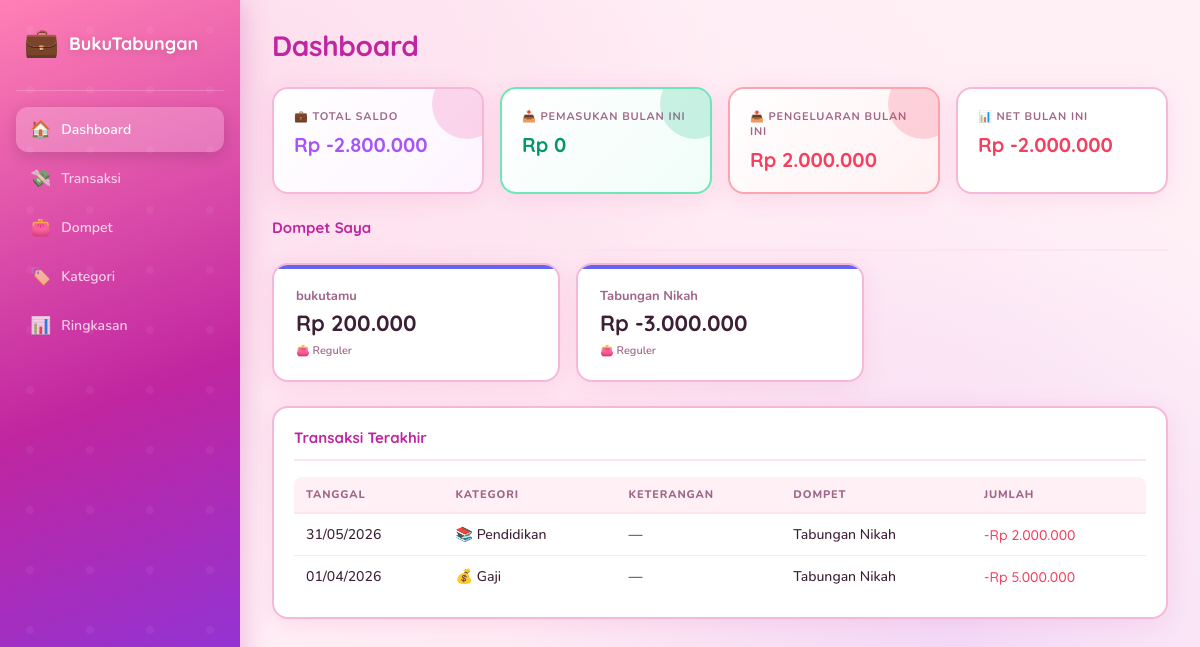
The page / on the database its author committed.
### tables this page shows
CREATE TABLE wallets (
                id INTEGER PRIMARY KEY AUTOINCREMENT,
                name TEXT NOT NULL,
                type TEXT NOT NULL DEFAULT 'regular',
                balance REAL NOT NULL DEFAULT 0,
                color TEXT NOT NULL DEFAULT '#6366f1',
                created_at DATETIME DEFAULT CURRENT_TIMESTAMP
            );

CREATE TABLE transactions (
                id INTEGER PRIMARY KEY AUTOINCREMENT,
                wallet_id INTEGER NOT NULL,
                category_id INTEGER NOT NULL,
                amount REAL NOT NULL,
                type TEXT NOT NULL,
                description TEXT,
                transaction_date DATE NOT NULL,
                created_at DATETIME DEFAULT CURRENT_TIMESTAMP,
                FOREIGN KEY (wallet_id) REFERENCES wallets(id),
                FOREIGN KEY (category_id) REFERENCES categories(id)
            );

CREATE TABLE categories (
                id INTEGER PRIMARY KEY AUTOINCREMENT,
                name TEXT NOT NULL,
                icon TEXT NOT NULL DEFAULT '📦',
                type TEXT NOT NULL DEFAULT 'expense',
                created_at DATETIME DEFAULT CURRENT_TIMESTAMP
            );

### index.php (the view, shortened to what this page needs)
<?php
$db = Database::getInstance()->getConnection();
$pageTitle = 'Dashboard';
$totalBalance = $db->query("SELECT COALESCE(SUM(balance), 0) FROM wallets")->fetchColumn();
$month = date('Y-m');
$monthIncome = $db->query("SELECT COALESCE(SUM(amount),0) FROM transactions WHERE type='income' AND strftime('%Y-%m', transaction_date)='$month'")->fetchColumn();
$monthExpense = $db->query("SELECT COALESCE(SUM(amount),0) FROM transactions WHERE type='expense' AND strftime('%Y-%m', transaction_date)='$month'")->fetchColumn();
$recentTx = $db->query("
    SELECT t.*, c.name as cat_name, c.icon as cat_icon, w.name as wallet_name
    FROM transactions t
    JOIN categories c ON c.id = t.category_id
    JOIN wallets w ON w.id = t.wallet_id
    ORDER BY t.transaction_date DESC, t.created_at DESC
    LIMIT 10
")->fetchAll();
$wallets = $db->query("SELECT * FROM wallets ORDER BY balance DESC")->fetchAll();
include 'includes/header.php';
?>
<div class="stats-grid">
    <div class="stat-card accent">
        <div class="stat-label">💼 Total Saldo</div>
        <div class="stat-value">Rp <?= number_format($totalBalance, 0, ',', '.') ?></div>
    </div>
    <div class="stat-card green">
        <div class="stat-label">📥 Pemasukan Bulan Ini</div>
        <div class="stat-value">Rp <?= number_format($monthIncome, 0, ',', '.') ?></div>
    </div>
    <div class="stat-card red">
        <div class="stat-label">📤 Pengeluaran Bulan Ini</div>
        <div class="stat-value">Rp <?= number_format($monthExpense, 0, ',', '.') ?></div>
    </div>
    <div class="stat-card">
        <div class="stat-label">📊 Net Bulan Ini</div>
        <div class="stat-value" style="color: <?= ($monthIncome - $monthExpense) >= 0 ? 'var(--green)' : 'var(--red)' ?>">
            Rp <?= number_format($monthIncome - $monthExpense, 0, ',', '.') ?>
        </div>
    </div>
</div>
<h2 class="section-title" style="margin-bottom:12px;">Dompet Saya</h2>
<div class="wallets-grid" style="margin-bottom: 24px;">
    <?php foreach ($wallets as $w): ?>
    <div class="wallet-card" style="--w-color: <?= htmlspecialchars($w['color']) ?>; background: var(--bg2);">
        <div class="w-name"><?= htmlspecialchars($w['name']) ?></div>
        <div class="w-balance">Rp <?= number_format($w['balance'], 0, ',', '.') ?></div>
        <div class="w-type"><?= $w['type'] === 'savings' ? '🏦 Tabungan' : '👛 Reguler' ?></div>
    </div>
    <?php endforeach; ?>
</div>
<div class="content-section">
    <div class="section-title">Transaksi Terakhir</div>
    <?php if (empty($recentTx)): ?>
        <div class="empty-state">
            <div class="empty-icon">📭</div>
            <p>Belum ada transaksi. <a href="/transactions.php" style="color:var(--accent2)">Tambah transaksi</a></p>
        </div>
    <?php else: ?>
    <table class="data-table">
        <thead>
            <tr>
                <th>Tanggal</th>
                <th>Kategori</th>
                <th>Keterangan</th>
                <th>Dompet</th>
                <th>Jumlah</th>
            </tr>
        </thead>
        <tbody>
            <?php foreach ($recentTx as $tx): ?>
            <tr>
                <td><?= date('d/m/Y', strtotime($tx['transaction_date'])) ?></td>
                <td><?= $tx['cat_icon'] ?> <?= htmlspecialchars($tx['cat_name']) ?></td>
                <td><?= htmlspecialchars($tx['description'] ?: '—') ?></td>
                <td><?= htmlspecialchars($tx['wallet_name']) ?></td>
                <td class="amount-<?= $tx['type'] ?>">
                    <?= $tx['type'] === 'income' ? '+' : '-' ?>Rp <?= number_format($tx['amount'], 0, ',', '.') ?>
                </td>
            </tr>
            <?php endforeach; ?>
        </tbody>
    </table>
    <?php endif; ?>
</div>
<?php include 'includes/footer.php'; ?>

### includes/header.php (shortened to what this page needs)
<!DOCTYPE html>
<html lang="id">
<head>
    <link rel="stylesheet" href="/bukutabungan/assets/css/style.css">
</head>
<body>
<div class="app-wrapper">
    <nav class="sidebar">
        <div class="sidebar-brand">
            <span class="brand-icon">💼</span>
            <span class="brand-name">BukuTabungan</span>
        </div>
        <ul class="nav-links">
            <li><a href="/bukutabungan/index.php" class="<?= basename($_SERVER['PHP_SELF']) === 'index.php' ? 'active' : '' ?>"><span class="nav-icon">🏠</span> Dashboard</a></li>
            <li><a href="/bukutabungan/transactions.php" class="<?= basename($_SERVER['PHP_SELF']) === 'transactions.php' ? 'active' : '' ?>"><span class="nav-icon">💸</span> Transaksi</a></li>
            <li><a href="/bukutabungan/wallets.php" class="<?= basename($_SERVER['PHP_SELF']) === 'wallets.php' ? 'active' : '' ?>"><span class="nav-icon">👛</span> Dompet</a></li>
            <li><a href="/bukutabungan/categories.php" class="<?= basename($_SERVER['PHP_SELF']) === 'categories.php' ? 'active' : '' ?>"><span class="nav-icon">🏷️</span> Kategori</a></li>
            <li><a href="/bukutabungan/summary.php" class="<?= basename($_SERVER['PHP_SELF']) === 'summary.php' ? 'active' : '' ?>"><span class="nav-icon">📊</span> Ringkasan</a></li>
        </ul>
    </nav>
    <main class="main-content">
        <div class="page-header">
            <h1 class="page-title"><?= htmlspecialchars($pageTitle ?? 'Dashboard') ?></h1>
        </div>
        <div class="page-body">

### includes/footer.php (shortened to what this page needs)
        </div>
    </main>
</div>
</body>
</html>

### rows shown on the page
wallets: name "bukutamu", balance "200.000", type "👛 Reguler"
wallets: name "Tabungan Nikah", balance "-3.000.000", type "👛 Reguler"
transactions: transaction_date "31/05/2026", category.icon "📚", category.name "Pendidikan", description "—", wallet.name "Tabungan Nikah", amount "2.000.000"
transactions: transaction_date "01/04/2026", category.icon "💰", category.name "Gaji", description "—", wallet.name "Tabungan Nikah", amount "5.000.000"

### other values the page prints
$pageTitle "Dashboard"
$totalBalance "-2.800.000"
$monthIncome "0"
$monthExpense "2.000.000"
$monthIncome - $monthExpense "-2.000.000"
